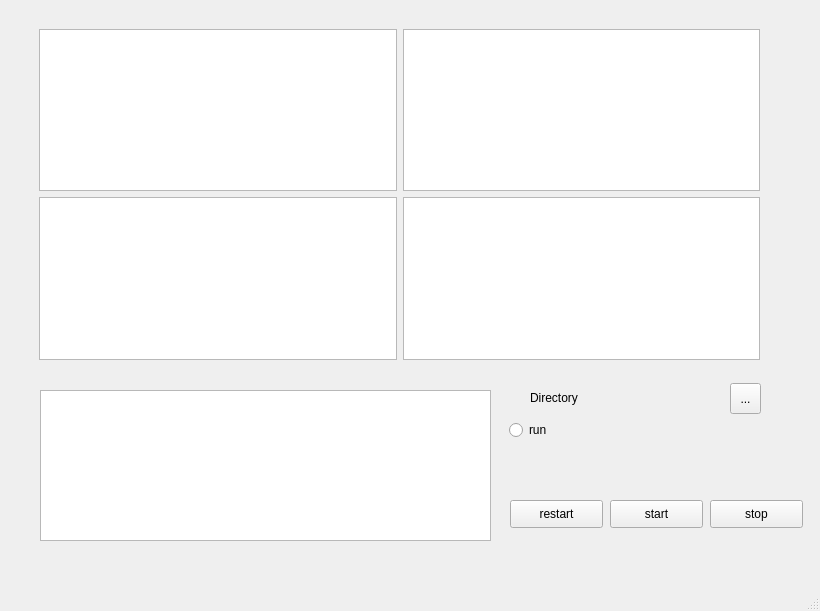
<?xml version="1.0" encoding="UTF-8"?>
<ui version="4.0">
 <class>MainWindow</class>
 <widget class="QMainWindow" name="MainWindow">
  <property name="geometry">
   <rect>
    <x>0</x>
    <y>0</y>
    <width>820</width>
    <height>611</height>
   </rect>
  </property>
  <property name="windowTitle">
   <string>MainWindow</string>
  </property>
  <widget class="QWidget" name="centralwidget">
   <widget class="QPushButton" name="restart_button">
    <property name="geometry">
     <rect>
      <x>510</x>
      <y>500</y>
      <width>93</width>
      <height>28</height>
     </rect>
    </property>
    <property name="text">
     <string>restart</string>
    </property>
   </widget>
   <widget class="QPushButton" name="start_button">
    <property name="geometry">
     <rect>
      <x>610</x>
      <y>500</y>
      <width>93</width>
      <height>28</height>
     </rect>
    </property>
    <property name="text">
     <string>start</string>
    </property>
   </widget>
   <widget class="QPushButton" name="stop_button">
    <property name="geometry">
     <rect>
      <x>710</x>
      <y>500</y>
      <width>93</width>
      <height>28</height>
     </rect>
    </property>
    <property name="text">
     <string>stop</string>
    </property>
   </widget>
   <widget class="QLabel" name="directory">
    <property name="geometry">
     <rect>
      <x>530</x>
      <y>390</y>
      <width>181</width>
      <height>16</height>
     </rect>
    </property>
    <property name="text">
     <string>Directory</string>
    </property>
   </widget>
   <widget class="QToolButton" name="find_dir_button">
    <property name="geometry">
     <rect>
      <x>730</x>
      <y>383</y>
      <width>31</width>
      <height>31</height>
     </rect>
    </property>
    <property name="text">
     <string>...</string>
    </property>
   </widget>
   <widget class="QRadioButton" name="run_option">
    <property name="geometry">
     <rect>
      <x>509</x>
      <y>420</y>
      <width>100</width>
      <height>20</height>
     </rect>
    </property>
    <property name="text">
     <string>run</string>
    </property>
   </widget>
   <widget class="Logger" name="plainTextEdit">
    <property name="geometry">
     <rect>
      <x>40</x>
      <y>390</y>
      <width>451</width>
      <height>151</height>
     </rect>
    </property>
   </widget>
   <widget class="QWidget" name="gridLayoutWidget">
    <property name="geometry">
     <rect>
      <x>39</x>
      <y>29</y>
      <width>721</width>
      <height>331</height>
     </rect>
    </property>
    <layout class="QGridLayout" name="gridLayout_3">
     <item row="0" column="0">
      <widget class="plotters" name="View1"/>
     </item>
     <item row="1" column="0">
      <widget class="plotters" name="View3"/>
     </item>
     <item row="0" column="1">
      <widget class="plotters" name="View2"/>
     </item>
     <item row="1" column="1">
      <widget class="plotters" name="View4"/>
     </item>
    </layout>
   </widget>
  </widget>
  <widget class="QMenuBar" name="menubar">
   <property name="geometry">
    <rect>
     <x>0</x>
     <y>0</y>
     <width>820</width>
     <height>24</height>
    </rect>
   </property>
  </widget>
  <widget class="QStatusBar" name="statusbar"/>
 </widget>
 <customwidgets>
  <customwidget>
   <class>Logger</class>
   <extends>QPlainTextEdit</extends>
   <header>Logger.h</header>
  </customwidget>
  <customwidget>
   <class>plotters</class>
   <extends>QGraphicsView</extends>
   <header>plotters.h</header>
  </customwidget>
 </customwidgets>
 <resources/>
 <connections/>
</ui>
